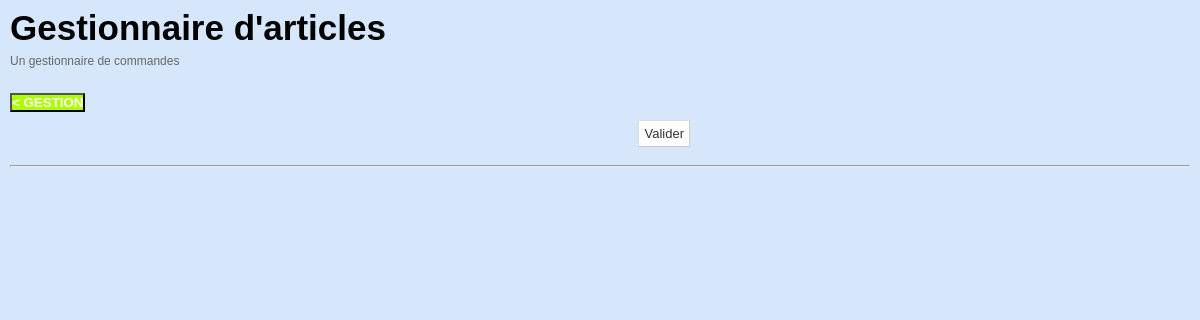
Page /gestion/commandes.php on the earlier database version.
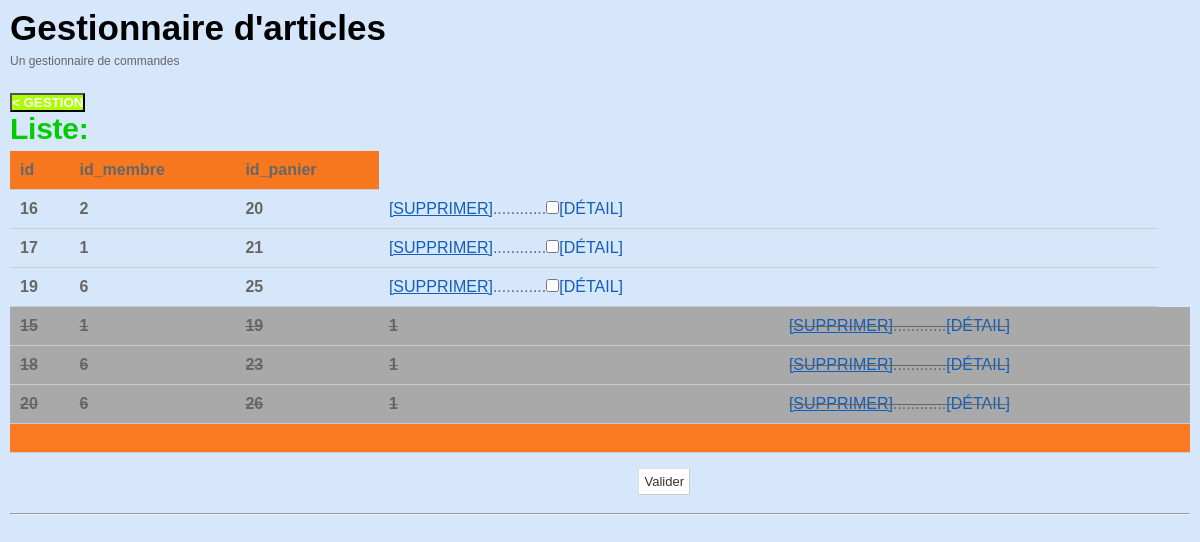
Same page on the later database version.
### tables this page shows
CREATE TABLE IF NOT EXISTS `commandes` (
  `id` bigint(20) NOT NULL AUTO_INCREMENT,
  `id_membre` bigint(20) NOT NULL,
  `id_panier` bigint(20) NOT NULL,
  `Confirme` tinyint(1) NOT NULL DEFAULT '0',
  PRIMARY KEY (`id`)
);

### gestion/commandes.php (the view, shortened to what this page needs)
<html>
<head>
<link rel="stylesheet" href="../styles.css" type="text/css" />
</head>
<body>
<h1>Gestionnaire d'articles</h1>
<p>Un gestionnaire de commandes</p>
<input type="button" name="retour" value="< GESTION" onclick="document.location='./backend.php'"
style="background-color:#ACFF00;color:white;font-weight:bold;"/>
<form name="validerCommande" action="commandes.php" method="post">
<?
	$result=mysql_query("SELECT * FROM `commandes` ORDER BY Confirme");
	$i=0;
	while($row=mysql_fetch_array($result))
	{
		if($i==0)
		{
			echo '<h2>Liste:</h2>
		      <table border="0" cellpadding="0" cellspacing="0">
	      <tr bgcolor=#f87820>';
	      for($j=0;$j<count($row);$j++)
		{
		      if(!empty($row[$j]))
		      {
			echo '<td class=tabhead><b>'.mysql_field_name($result, $j).'</b></td>';
		      }
		}
	echo '</tr>';
		}
		($row['Confirme']==1)?$styleBarre='style="text-decoration: line-through;background-color:darkgrey;"':$styleBarre="";
		echo '<tr valign=center '.$styleBarre.'>';
		for($j=0;$j<count($row);$j++)
		{
		      if(!empty($row[$j]))
		      {
			echo "<td class=tabval><b>".$row[$j]."</b></td>";
		      }
		}
		echo '<td class=tabval><a onclick="return confirm(\'Sûr?\');" href="commandes.php?action=del&id='.$row['id'].'"><span class=red>[SUPPRIMER]</span></a>............';
		if($row['Confirme']==1)
		{
		}
		else
		{
		  echo '<input type="checkbox" name="options[]" value="'.$row['id'].'">';
		}
		echo '<a onclick="detail(\''.$row['id_panier'].'\',\''.$row['id_membre'].'\');"><span class=red>[DÉTAIL]</span></a></td>';
		echo "<td class=tabval></td>";
		echo "</tr>";
		$i++;
	}
	echo "<tr valign=bottom>";
        echo "<td bgcolor=#fb7922 colspan=6><img src=img/blank.gif width=1 height=8></td>";
        echo "</tr></table>";
?>
<input type="submit" border="0" value="Valider" style="float:right;margin-right:500px;">
</form>
<br/>
<br/>
<br/>
<hr/>
</body>
</html>

### styles.css (style rules this page uses)
body { background: #D6E7FC url('images/paysages_96.jpg') repeat-x fixed top left; margin:0; padding:0; font-family: Verdana, Geneva, sans-serif; font-size: 13px; color: #666; }
* { margin:0; padding:0; }
table { width: 100%; text-align: left; }
th, td { padding: 10px 10px; }
td { border-bottom: 1px solid #ccc; }
p { line-height: 1.9em; margin-bottom: 20px; font-size: 12px; }
a { color: #145DB8; }
form input, form select, form textarea { padding: 5px; color: #333333; border: 1px solid #ddd; border-right:1px solid #ccc; border-bottom:1px solid #ccc; background-color:#fff; font-family: Arial, Helvetica, sans-serif; font-size: 13px; }
h1 { color: #000; font-size: 35px; font-family: Arial, Helvetica, sans-serif; padding: 0; background: none; border-bottom: none; text-transform: none; line-height: 1.0em; padding: 0 0 5px; }
h2 { color: #00cd00; font-family: 'Lucida Grande','Lucida Sans Unicode',Geneva,Verdana,Sans-Serif; font-size: 30px; letter-spacing: -0.25px; font-weight: bold; padding: 0 0 5px; margin: 0; }

### gestion/commandes.php (style rules this page uses)
body { background: none repeat scroll 0 0 #D6E7FC; padding: 10px; }

Differences in the rows shown:
added commandes: j "id", j "id_membre", j "id_panier", id "16", id_membre "2", id_panier "20"
added commandes: id "17", id_membre "1", id_panier "21"
added commandes: id "19", id_membre "6", id_panier "25"
added commandes: id "15", id_membre "1", id_panier "19", Confirme "1"
added commandes: id "18", id_membre "6", id_panier "23", Confirme "1"
added commandes: id "20", id_membre "6", id_panier "26", Confirme "1"
